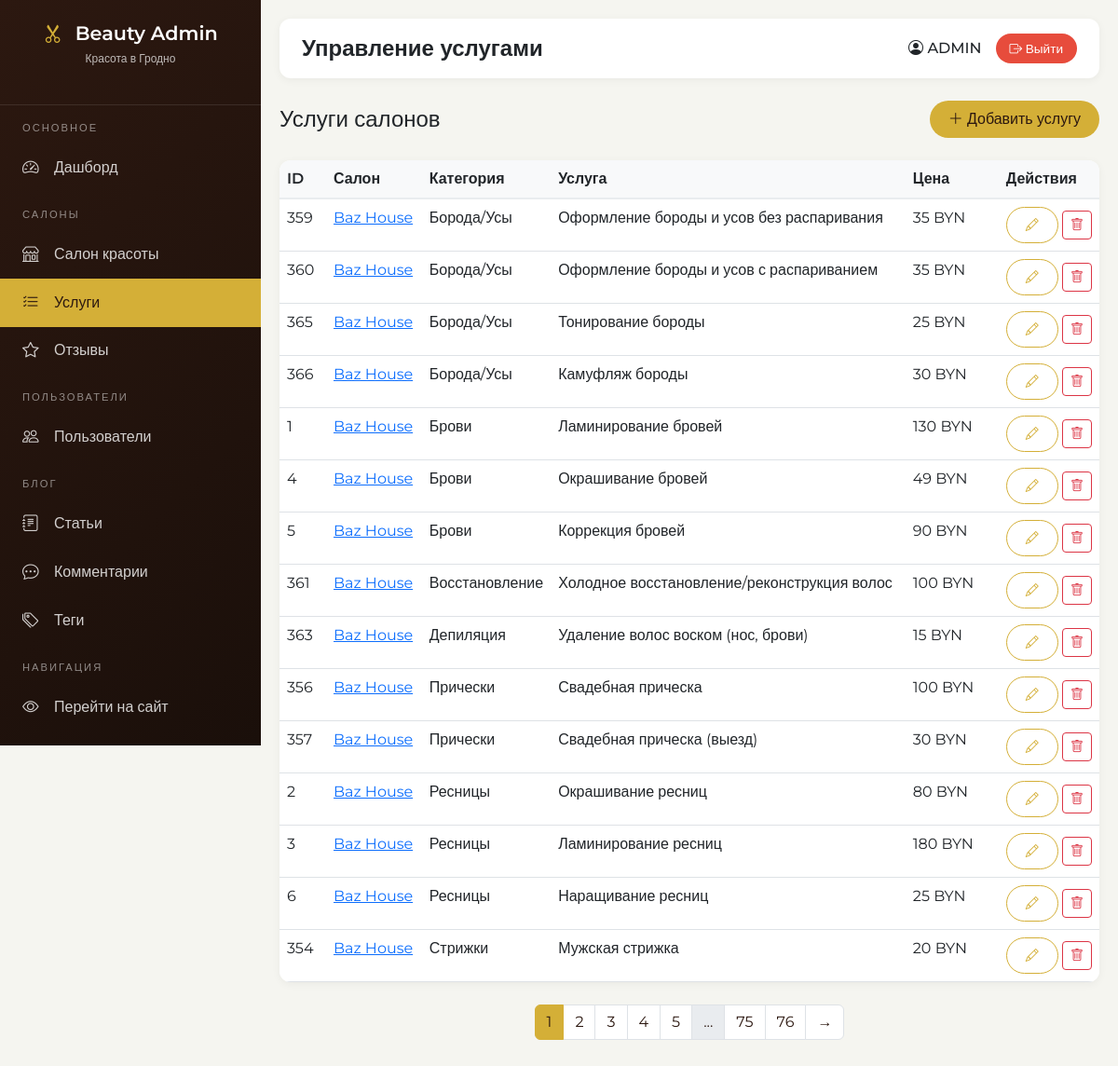
/admin/services (signed in), run on the app's committed database.
### models.py (models this page shows, shortened)
class User(db.Model, UserMixin):
    __tablename__ = 'users'
    id = db.Column(db.Integer, primary_key=True)
    email = db.Column(db.String(100), unique=True, nullable=False)
    first_name = db.Column(db.String(50))
    last_name = db.Column(db.String(50))
    password_hash = db.Column(db.String(255), nullable=False)
    is_active = db.Column(db.Boolean, default=True)
    created_at = db.Column(db.DateTime, default=datetime.now)
    is_admin = db.Column(db.Boolean, default=False)
    phone = db.Column(db.String(20))
    avatar_url = db.Column(db.String(300))
    favorite_salons = db.relationship('Salon', secondary=user_favorites, backref='fans', lazy='dynamic')

class Service(db.Model):
    __tablename__ = 'services'
    id = db.Column(db.Integer, primary_key=True)
    salon_id = db.Column(db.Integer, db.ForeignKey('salons.id'))
    category = db.Column(db.String(100))
    name = db.Column(db.String(200))
    description = db.Column(db.Text)
    price = db.Column(db.Integer)

class Salon(db.Model):
    __tablename__ = 'salons'
    id = db.Column(db.Integer, primary_key=True)
    name = db.Column(db.String(200))
    category = db.Column(db.String(100))
    description = db.Column(db.Text)
    address = db.Column(db.String(300))
    district = db.Column(db.String(100))
    phone = db.Column(db.String(20))
    working_hours = db.Column(db.String(200))
    rating = db.Column(db.Float, default=0.0)
    reviews_count = db.Column(db.Integer, default=0)
    is_verified = db.Column(db.Boolean, default=False)
    image_url = db.Column(db.String(300), default='/static/img/default.png')
    created_at = db.Column(db.DateTime, server_default=db.func.now())
    social_instagram = db.Column(db.String(300))
    social_vk = db.Column(db.String(300))
    social_facebook = db.Column(db.String(300))
    social_telegram = db.Column(db.String(300))
    services = db.relationship('Service', backref='salon', lazy=True, cascade='all, delete-orphan')
    reviews = db.relationship('Review', backref='salon', lazy=True, cascade='all, delete-orphan')

### admin.py (the view)
@admin_bp.route('/services')
@login_required
@admin_required
def services():
    page = request.args.get('page', 1, type=int)
    salon_id = request.args.get('salon_id', type=int)
    per_page = 15
    query = Service.query
    if salon_id:
        query = query.filter(Service.salon_id == salon_id)
    pagination = query.order_by(Service.salon_id, Service.category).paginate(page=page, per_page=per_page, error_out=False)
    return render_template('admin/services.html',
        title='Управление услугами',
        services=pagination.items,
        pagination=pagination,
        salon_id=salon_id
    )

### admin.py (called while the page is built)
def admin_required(f):
    @wraps(f)
    def decorated_function(*args, **kwargs):
        if not current_user.is_authenticated or not current_user.is_admin:
            abort(403)
        return f(*args, **kwargs)
    return decorated_function

### app.py (called while the page is built)
@login_manager.user_loader
def load_user(user_id):
    return User.query.get(int(user_id))

@app.context_processor
def inject_now():
    return {'now': datetime.now()}

@app.context_processor
def inject_user():
    user_favorites = []
    if current_user.is_authenticated:
        user_favorites = [s.id for s in current_user.favorite_salons.all()]
    return {
        'current_user': current_user,
        'user_favorites': user_favorites
    }

### templates/admin/services.html (shortened to what this page needs)
{% extends "admin/base.html" %}
{% block content %}
<div class="d-flex justify-content-between align-items-center mb-4">
    <h4 class="mb-0">Услуги салонов</h4>
    <a href="{{ url_for('admin.add_service') }}" class="btn btn-beauty">
        <i class="bi bi-plus-lg"></i> Добавить услугу
    </a>
</div>
<div class="admin-table">
    <div class="table-responsive">
        <table class="table table-hover">
            <thead>
                <tr>
                    <th style="width: 50px;">ID</th>
                    <th>Салон</th>
                    <th style="width: 120px;">Категория</th>
                    <th>Услуга</th>
                    <th style="width: 100px;">Цена</th>
                    <th style="width: 100px;">Действия</th>
                </tr>
            </thead>
            <tbody>
                {% for service in services %}
                <tr>
                    <td>{{ service.id }}</td>
                    <td><a href="/catalog/{{ service.salon_id }}" target="_blank">{{ service.salon.name[:30] }}</a></td>
                    <td>{{ service.category or '-' }}</td>
                    <td>{{ service.name }}</td>
                    <td>{% if service.price %}{{ service.price }} BYN{% else %}—{% endif %}</td>
                    <td class="text-nowrap">
                        <a href="{{ url_for('admin.edit_service', id=service.id) }}" class="btn btn-sm btn-outline-beauty">
                            <i class="bi bi-pencil"></i>
                        </a>
                        <form method="post" action="{{ url_for('admin.delete_service', id=service.id) }}" class="d-inline delete-confirm">
                            <button type="submit" class="btn btn-sm btn-outline-danger">
                                <i class="bi bi-trash"></i>
                            </button>
                        </form>
                    </td>
                </tr>
                {% endfor %}
            </tbody>
        </table>
    </div>
</div>
{% if pagination.pages > 1 %}
<nav>
    <ul class="pagination justify-content-center">
        {% for page_num in pagination.iter_pages() %}
            {% if page_num %}
                <li class="page-item {% if page_num == pagination.page %}active{% endif %}">
                    <a class="page-link" href="?page={{ page_num }}{% if salon_id %}&salon_id={{ salon_id }}{% endif %}">{{ page_num }}</a>
                </li>
            {% else %}
                <li class="page-item disabled"><span class="page-link">...</span></li>
            {% endif %}
        {% endfor %}
        {% if pagination.has_next %}
        <li class="page-item"><a class="page-link" href="?page={{ pagination.next_num }}{% if salon_id %}&salon_id={{ salon_id }}{% endif %}">→</a></li>
        {% endif %}
    </ul>
</nav>
{% endif %}
{% endblock %}

### templates/admin/base.html (shortened to what this page needs)
<!DOCTYPE html>
<html lang="ru">
<head>
    <link href="https://cdn.jsdelivr.net/npm/bootstrap@5.3.0/dist/css/bootstrap.min.css" rel="stylesheet">
    <link rel="stylesheet" href="https://cdn.jsdelivr.net/npm/bootstrap-icons@1.10.0/font/bootstrap-icons.css">
</head>
<body>
    <div class="admin-wrapper">
        <div class="admin-sidebar">
            <div class="sidebar-header">
                <h3><i class="bi bi-scissors me-2"></i> Beauty Admin</h3>
                <p>Красота в Гродно</p>
            </div>
            <div class="nav-section">ОСНОВНОЕ</div>
            <a href="{{ url_for('admin.index') }}" class="nav-link {% if request.endpoint == 'admin.index' %}active{% endif %}">
                <i class="bi bi-speedometer2"></i> <span>Дашборд</span>
            </a>
            <div class="nav-section">САЛОНЫ</div>
            <a href="{{ url_for('admin.salons') }}" class="nav-link {% if request.endpoint == 'admin.salons' %}active{% endif %}">
                <i class="bi bi-shop"></i> <span>Салон красоты</span>
            </a>
            <a href="{{ url_for('admin.services') }}" class="nav-link {% if request.endpoint == 'admin.services' %}active{% endif %}">
                <i class="bi bi-list-check"></i> <span>Услуги</span>
            </a>
            <a href="{{ url_for('admin.reviews') }}" class="nav-link {% if request.endpoint == 'admin.reviews' %}active{% endif %}">
                <i class="bi bi-star"></i> <span>Отзывы</span>
            </a>
            <div class="nav-section">ПОЛЬЗОВАТЕЛИ</div>
            <a href="{{ url_for('admin.users') }}" class="nav-link {% if request.endpoint == 'admin.users' %}active{% endif %}">
                <i class="bi bi-people"></i> <span>Пользователи</span>
            </a>
            <div class="nav-section">БЛОГ</div>
            <a href="{{ url_for('admin.blog_posts') }}" class="nav-link {% if request.endpoint == 'admin.blog_posts' %}active{% endif %}">
                <i class="bi bi-journal-text"></i> <span>Статьи</span>
            </a>
            <a href="{{ url_for('admin.blog_comments') }}" class="nav-link {% if request.endpoint == 'admin.blog_comments' %}active{% endif %}">
                <i class="bi bi-chat-dots"></i> <span>Комментарии</span>
            </a>
            <a href="{{ url_for('admin.blog_tags') }}" class="nav-link {% if request.endpoint == 'admin.blog_tags' %}active{% endif %}">
                <i class="bi bi-tags"></i> <span>Теги</span>
            </a>
            <div class="nav-section">НАВИГАЦИЯ</div>
            <a href="{{ url_for('home') }}" class="nav-link" target="_blank">
                <i class="bi bi-eye"></i> <span>Перейти на сайт</span>
            </a>
        </div>
        <div class="admin-content">
            <div class="admin-topbar">
                <h2 class="page-title">{{ title }}</h2>
                <div class="user-info">
                    <span class="user-name">
                        <i class="bi bi-person-circle"></i>
                        {{ current_user.first_name or current_user.email }}
                    </span>
                    <a href="{{ url_for('logout') }}" class="btn-logout">
                        <i class="bi bi-box-arrow-right"></i> Выйти
                    </a>
                </div>
            </div>
            {% block content %}{% endblock %}
        </div>
    </div>
</body>
</html>

### templates/admin/base.html (style rules this page uses)
* { margin: 0; padding: 0; box-sizing: border-box; }
body { font-family: 'Montserrat', sans-serif; background-color: #f5f5f0; }
.admin-wrapper { display: flex; min-height: 100vh; }
.admin-sidebar { width: 280px; background: linear-gradient(135deg, #2c1810 0%, #1a0f0a 100%); color: #fff; position: fixed; height: 100vh; overflow-y: auto; transition: all 0.3s; }
.admin-sidebar .sidebar-header { padding: 1.5rem; text-align: center; border-bottom: 1px solid rgba(255,255,255,0.1); }
.admin-sidebar .sidebar-header h3 { font-size: 1.3rem; margin: 0; font-weight: 600; }
.admin-sidebar .sidebar-header h3 i { margin-right: 10px; color: #d4af37; }
.admin-sidebar .sidebar-header p { font-size: 0.75rem; opacity: 0.7; margin-top: 5px; }
.admin-sidebar .nav-link { color: rgba(255,255,255,0.8); padding: 0.8rem 1.5rem; transition: all 0.3s; display: flex; align-items: center; gap: 12px; }
.admin-sidebar .nav-link.active { background: #d4af37; color: #2c1810; }
.admin-sidebar .nav-link i { width: 22px; font-size: 1.1rem; }
.admin-sidebar .nav-section { padding: 1rem 1.5rem 0.5rem; font-size: 0.7rem; text-transform: uppercase; letter-spacing: 2px; opacity: 0.5; }
.admin-content { flex: 1; margin-left: 280px; padding: 20px; }
.admin-topbar { background: white; border-radius: 12px; padding: 1rem 1.5rem; margin-bottom: 1.5rem; display: flex; justify-content: space-between; align-items: center; box-shadow: 0 2px 10px rgba(0,0,0,0.05); }
.admin-topbar .page-title { font-size: 1.5rem; font-weight: 600; margin: 0; }
.admin-topbar .user-info { display: flex; align-items: center; gap: 15px; }
.admin-topbar .user-info .user-name { font-weight: 500; }
.admin-topbar .user-info .btn-logout { background: #e74c3c; color: white; border: none; padding: 6px 15px; border-radius: 25px; font-size: 0.85rem; text-decoration: none; }
.admin-table { background: white; border-radius: 12px; overflow: hidden; box-shadow: 0 2px 10px rgba(0,0,0,0.05); }
.admin-table table { margin-bottom: 0; }
.admin-table th { background: #f8f9fa; border-bottom: 2px solid #e9ecef; font-weight: 600; }
.btn-beauty { background: #d4af37; color: #2c1810; border: none; padding: 8px 20px; border-radius: 25px; font-weight: 500; transition: all 0.3s; }
.btn-outline-beauty { background: transparent; border: 1px solid #d4af37; color: #d4af37; border-radius: 25px; padding: 8px 20px; transition: all 0.3s; }
.pagination { margin-top: 1.5rem; }
.pagination .page-link { color: #2c1810; }
.pagination .active .page-link { background: #d4af37; border-color: #d4af37; color: #2c1810; }

### data on the page
User: first_name "ADMIN"
Service: id "359", salon "Baz House", category "Борода/Усы", name "Оформление бороды и усов без распаривания", price "35"
Service: id "360", salon "Baz House", category "Борода/Усы", name "Оформление бороды и усов с распариванием", price "35"
Service: id "365", salon "Baz House", category "Борода/Усы", name "Тонирование бороды", price "25"
Service: id "366", salon "Baz House", category "Борода/Усы", name "Камуфляж бороды", price "30"
Service: id "1", salon "Baz House", category "Брови", name "Ламинирование бровей", price "130"
Service: id "4", salon "Baz House", category "Брови", name "Окрашивание бровей", price "49"
Service: id "5", salon "Baz House", category "Брови", name "Коррекция бровей", price "90"
Service: id "361", salon "Baz House", category "Восстановление", name "Холодное восстановление/реконструкция волос", price "100"
Service: id "363", salon "Baz House", category "Депиляция", name "Удаление волос воском (нос, брови)", price "15"
Service: id "356", salon "Baz House", category "Прически", name "Свадебная прическа", price "100"
Service: id "357", salon "Baz House", category "Прически", name "Свадебная прическа (выезд)", price "30"
Service: id "2", salon "Baz House", category "Ресницы", name "Окрашивание ресниц", price "80"
Service: id "3", salon "Baz House", category "Ресницы", name "Ламинирование ресниц", price "180"
Service: id "6", salon "Baz House", category "Ресницы", name "Наращивание ресниц", price "25"
Service: id "354", salon "Baz House", category "Стрижки", name "Мужская стрижка", price "20"

### other printed values
{{ title }} "Управление услугами"
{{ page_num }} "1" "2" "3" "4" "5" "75" "76"
